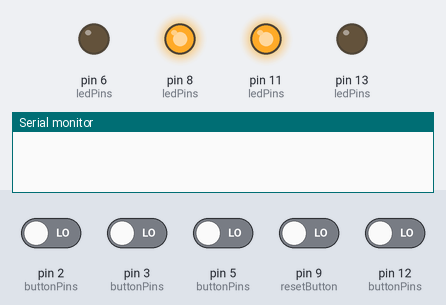
Simulated run of this sketch. Board: Arduino Uno, built with avr-gcc and run on an emulated ATmega328P. Shown: output pins drawn as LEDs (lit = HIGH), the last lines printed to the serial monitor. The inputs (shaded band) are chosen by the test bench; at power-on: pin 2 (buttonPins), pin 3 (buttonPins), pin 5 (buttonPins), pin 9 (resetButton), pin 12 (buttonPins) LOW. Random numbers use the default seed unless the sketch sets one.

Above: at 4.8 s.
4.9 s: pin 2 (buttonPins) driven HIGH and pin 9 (resetButton) driven HIGH
At 7.7 s:
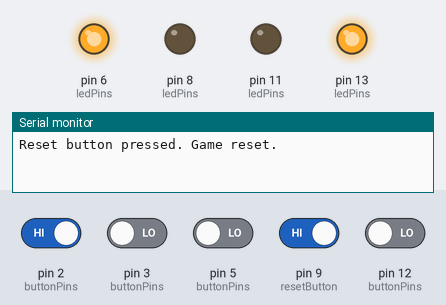
10.4 s: pin 9 (resetButton) driven LOW
At 12.8 s:
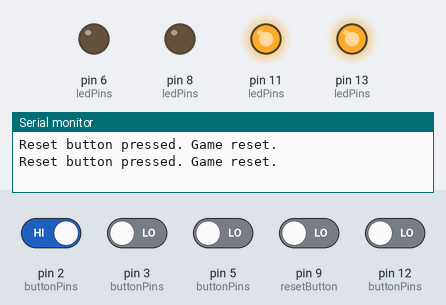
At 14.3 s:
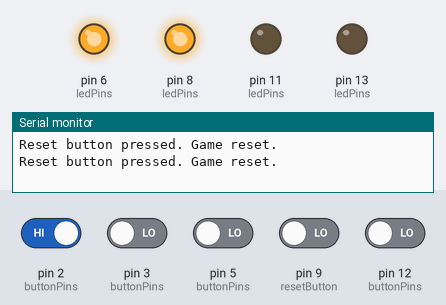
15.5 s: pin 9 (resetButton) driven HIGH
21.0 s: pin 9 (resetButton) driven LOW
Timing chart, 0 to 29.5 s (numbered marks = the images above; inputs shaded):
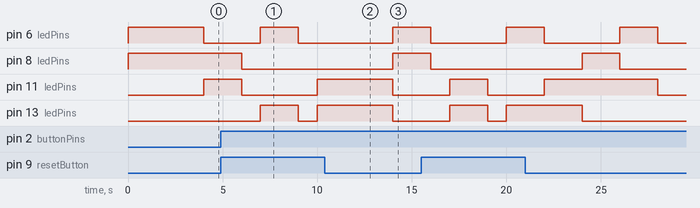

Measured:
- after the input at 10.4 s, pin 6 (ledPins), pin 8 (ledPins): LOW → HIGH after 3.6 s

The sketch:

Remember_The_Twins.ino
```cpp
// Partha Roy Ballave              Remember The Twins                Jan 25, 2022
// This program is paired with an arduino uno device, breadboard, LEDS and pushbuttons to create a challenging memory game.
// The objective of the game is to remember 4 different combinations of a pair of LEDS in the same order that they lit up.
// Everytime the user passes a level, the time between the combinations decreases making it harder for the user to remember.

const int numRows = 2;
const int numCols = 2;
int ledPins[numRows][numCols] = {
  {6, 8},
  {11, 13}
};

// Define button pins
int buttonPins[numRows][numCols] = {
  {2, 3},
  {5, 12}
};

const int resetButton = 9;

// Create an array to store the LED combinations
int ledCombinations[4][2];
int currentCombination = 0;
int level = 1;
int correctCombinations = 0;
int totalCombinations = 4;
bool lightsOver = false;
bool button1Pressed = false;
bool button2Pressed = false;

void setup() {
  // set pin modes for LEDs
  for (int i = 0; i < numRows; i++) {
    for (int j = 0; j < numCols; j++) {
      pinMode(ledPins[i][j], OUTPUT);
      pinMode(buttonPins[i][j], INPUT);
    }
  }
pinMode(resetButton, INPUT);
randomSeed(analogRead(A0));
Serial.begin(9600);
}

void loop() {

  //program restart option
  if (digitalRead(resetButton) == HIGH) {
    level = 1;
    correctCombinations = 0;
    lightsOver = false;
    currentCombination = 0;
    Serial.println("Reset button pressed. Game reset.");
    delay(1000);
  }

  //ensuring that a different pair of led lights up
   if (!lightsOver) {
    int row1, col1, row2, col2;
    do {
      row1 = random(numRows);
      col1 = random(numCols);
      row2 = random(numRows);
      col2 = random(numCols);
    } while (row1 == row2 && col1 == col2);

    digitalWrite(ledPins[row1][col1], HIGH);
    digitalWrite(ledPins[row2][col2], HIGH);

    // store the current combination
    ledCombinations[currentCombination][0] = ledPins[row1][col1];
    ledCombinations[currentCombination][1] = ledPins[row2][col2];

    if (level == 1) {
      delay(2000);
    } else if (level == 2) {
      delay(1500);
    } else if (level == 3) {
      delay(1000);
    }

    // turn off the LEDs
    digitalWrite(ledPins[row1][col1], LOW);
    digitalWrite(ledPins[row2][col2], LOW);

    // increment the combination counter
    currentCombination++;
    if (currentCombination >= 4) {
      lightsOver = true;
      Serial.println("You may recreate the combinations now.");
    }
  } else {
    // check for button presses to recreate the combinations
    for (int i = 0; i < currentCombination; i++) {
      int button1 = -1;
      int button2 = -1;
      while (button1 == -1 || button2 == -1) {
        for (int row = 0; row < numRows; row++) {
          for (int col = 0; col < numCols; col++) {
            if (digitalRead(buttonPins[row][col]) == HIGH) {
              if (ledPins[row][col] == ledCombinations[i][0]) {
                button1 = buttonPins[row][col];
              }
              else if (ledPins[row][col] == ledCombinations[i][1]) {
                button2 = buttonPins[row][col];
              }
            }
          }
        }
      }


    //if correct combo, level up
   if (button1 != -1 && button2 != -1) {
        correctCombinations++;
        digitalWrite(ledCombinations[i][0], HIGH);
        digitalWrite(ledCombinations[i][1], HIGH);
        delay(1000);
        digitalWrite(ledCombinations[i][0], LOW);
        digitalWrite(ledCombinations[i][1], LOW);
        Serial.print("Correct combinations: ");
        Serial.println(correctCombinations);
        if (correctCombinations == totalCombinations) {
          level++;
          Serial.print("Level up! New level: ");
          Serial.println(level);
        }
      } else { // incorrect combo
        if (correctCombinations != totalCombinations) {
          level = 1;
          correctCombinations = 0;
          lightsOver = false;
          currentCombination = 0;
          Serial.println("Incorrect, please try again.");
          Serial.println("Level reset to 1.");
        }
      }
      //max level, restart
       if (correctCombinations == totalCombinations) {
    level++;
    correctCombinations = 0;
    lightsOver = false;
    currentCombination = 0;
    if (level > 3) {
      level = 3;
      Serial.println("Maximum level reached. Well done!");
    } else {
      Serial.print("Level up! New level: ");
      Serial.println(level);
    }
      }
        }
          }


}
```
